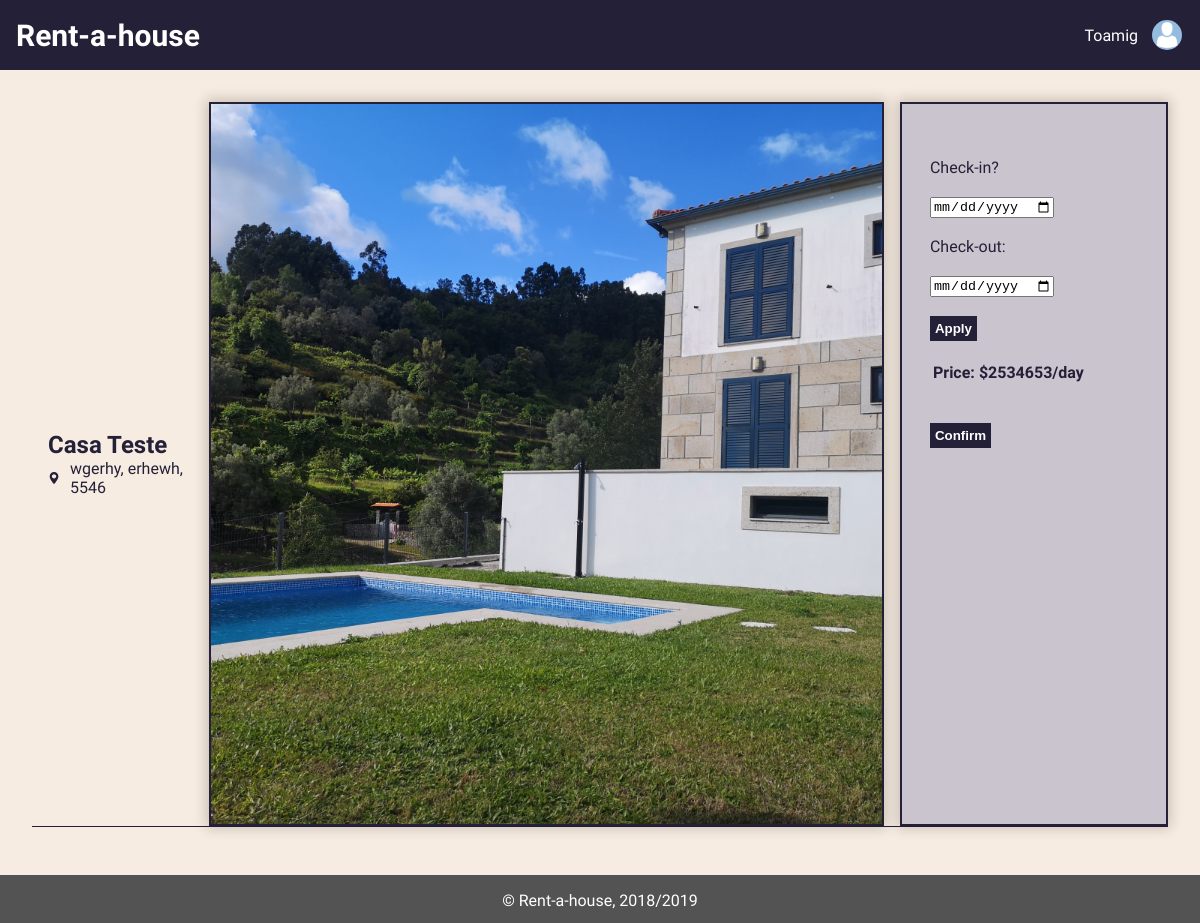
Screenshot of /pages/rental.php?id=7 (signed in) with the database file from the repository.
### tables this page shows
CREATE TABLE house (
  id INTEGER PRIMARY KEY AUTOINCREMENT,
  type VARCHAR,
  room INTEGER,
  bathroom INTEGER,
  price DOUBLE,
  published DATE,
  address VARCHAR, 
  location VARCHAR,
  state VARCHAR,
  postCode VARCHAR,  
  description VARCHAR,
  title VARCHAR,
  owner VARCHAR REFERENCES user
);

CREATE TABLE houseimages (
  id INTEGER PRIMARY KEY AUTOINCREMENT,
  houseID integer REFERENCES house,
  image VARCHAR
);

### database/db_utils.php (called while the page is built, shortened)
<?php
    include_once('connection.php');
    function getHouse($id){
        global $db;
        $stmt = $db->prepare("SELECT * FROM house WHERE id='".$id."'");
        $stmt->execute();
        $aux = $stmt->fetch();
        return $aux;
    }
    function getHouseImages($houseID){
        global $db;
        $stmt = $db->prepare("SELECT * FROM houseimages  WHERE houseID = '".$houseID."'");
        $stmt->execute();
        $aux = $stmt->fetchAll();
        return $aux;
    }
?>

### pages/rental.php (the view, shortened to what this page needs)
<?php
    include_once('../templates/templates.php');
    include_once('../database/connection.php');
    include_once('../database/db_utils.php');
    if(isset($_GET['id'])){
        $id = $_GET['id'];
        $house = getHouse($id);
    }
    $images = getHouseImages($id);
?>
    <article class="house-body">
        <div id="house-header">
                <div id="house-title">
                    <h2><?=$house["title"]?></h2>
                    <div id="house-location">
                        <p><?=$house["address"].", ".$house["state"].", ".$house["postCode"]?></p>
                    </div>
                </div>
                <section id="house-image-contact">
                    <img  src="../images/houses/<?=$images[0]['image']?>" alt="HouseImg">
                    <div id="house-contact-owner">
                    <?php
                        $priceDay = $house["price"];
                    ?>
                    <div id="rental_info">
                        <br><br><label>Check-in?</label><br><br>
                        <input type="date" name="checkin" id="checkin">
                        <br><br><label>Check-out:</label><br><br>
                        <input type="date" name="checkout" id="checkout">
                        <br><br><?php echo "<button type='button' onclick='date($priceDay)' id='button' class='utils-btn'>";?>Apply</button><br><br>
                        <table id="table">
                            <tr><th>Price:</th><th>$<?=$house["price"]?>/day</th></tr>
                        </table>
                        <br><br><button class="utils-btn">Confirm</button>
                    </div>
                    </div>
                </section>
        </div>
    </article>

### css/style.css (style rules this page uses)
:root { --main-color-1: #242038; --main-color-2: #725AC1; --main-color-3: #8D86C9; --main-color-4: #CAC4CE; --main-color-5: #F7ECE1; --main-color-6: white; --main-color-7: rgba(0,0,0,.2); --main-color-8: black; --main-color-9: rgb(83, 83, 83); --error: rgb(245, 89, 71); --success: rgb(75,181,67); }
html { margin: 0; padding: 0; width: 100%; }
body { display: flex; flex-direction: column; font-family: 'Exo 2', sans-serif; background-color: var(--main-color-5); color: var(--main-color-1); margin: 0; padding: 0; min-height: 100vh; width: 100%; }
#rental_info { padding-left: 5%; }
.utils-btn { background-color:var(--main-color-1); display:inline-block; cursor:pointer; color:var(--main-color-6); font-weight:bold; padding: 5px; text-decoration:none; border: none; transition: background-color 0.5s; position: relative; }
.house-body { flex: auto; padding: 2em; display: flex; flex-direction: column; }
#house-header { display: flex; flex-direction: row; border-bottom: 1px solid var(--main-color-1); margin-bottom: 1em; }
#house-title { padding: 1em; border-radius: 10px; margin: auto auto auto 0; float: right; }
#house-title h2 { margin: auto; color: var(--main-color-1) }
#house-title p { color: var(--main-color-1); margin: auto 0; }
#house-location { margin: auto; display: flex; flex-direction: row; vertical-align: middle; }
#house-location svg { fill: var(--main-color-1); width: 15px; margin-right: 10px; }
#house-image-contact { display: flex; flex-direction: row; }
#house-image-contact>img { border: 2px solid var(--main-color-1); margin: auto auto auto 0; float: left; width: 70%; height: 45em; vertical-align: middle; object-fit: cover; box-shadow: 0 0 0.8rem 0.2rem var(--main-color-7); margin-right: 1em; }
#house-contact-owner { border: 2px solid var(--main-color-1); float: right; margin: 0 0 0 auto; display: flex; flex-direction: column; background-color: var(--main-color-4); width: 25%; padding: 1em; box-shadow: 0 0 0.8rem 0.2rem var(--main-color-7); }

### rows the page displays
house: title "Casa Teste", address "wgerhy", state "erhewh", postCode "5546", price "2534653"
houseimages: image (picture)

### other values shown
$_SESSION['username'] "Toamig"
